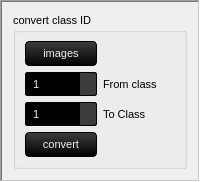
                 <widget class="QFrame" name="frame_24">
                  <property name="sizePolicy">
                   <sizepolicy hsizetype="Expanding" vsizetype="Expanding">
                    <horstretch>0</horstretch>
                    <verstretch>0</verstretch>
                   </sizepolicy>
                  </property>
                  <property name="maximumSize">
                   <size>
                    <width>16777215</width>
                    <height>400</height>
                   </size>
                  </property>
                  <property name="frameShape">
                   <enum>QFrame::WinPanel</enum>
                  </property>
                  <property name="frameShadow">
                   <enum>QFrame::Sunken</enum>
                  </property>
                  <layout class="QVBoxLayout" name="verticalLayout_19">
                   <item>
                    <widget class="QGroupBox" name="groupBox_9">
                     <property name="font">
                      <font>
                       <family>MS Shell Dlg 2</family>
                       <pointsize>8</pointsize>
                       <weight>9</weight>
                       <italic>false</italic>
                       <bold>false</bold>
                      </font>
                     </property>
                     <property name="title">
                      <string>convert class ID </string>
                     </property>
                     <layout class="QGridLayout" name="gridLayout_18">
                      <item row="0" column="0">
                       <widget class="QPushButton" name="select_images">
                        <property name="sizePolicy">
                         <sizepolicy hsizetype="Minimum" vsizetype="Fixed">
                          <horstretch>0</horstretch>
                          <verstretch>0</verstretch>
                         </sizepolicy>
                        </property>
                        <property name="minimumSize">
                         <size>
                          <width>0</width>
                          <height>0</height>
                         </size>
                        </property>
                        <property name="styleSheet">
                         <string notr="true">QPushButton {
    background-color: qlineargradient(spread:repeat, x1:1, y1:0, x2:1, y2:1, stop:0 rgb(59, 61, 62), stop:1 rgb(0, 0, 0));
    color: rgb(238, 238, 238);
  	font-size: 8pt;

    border-style: solid;
    border-width: 1px;
    border-radius: 4px;
    border-color: rgb(0, 0, 0);
    padding: 5px;
}

QPushButton:flat {
    background-color: transparent;
    border: none;
    color: rgb(238, 238, 238);
}

QPushButton:disabled {
    background-color: #404040;
    color: #656565;
    border-color: rgb(0, 0, 0);
}

QPushButton:hover {
    background-color: rgba(236, 157, 0, 51);
    border: 1px solid rgb(236, 157, 0);
}

QPushButton:pressed {
    background-color: qlineargradient(spread:repeat, x1:1, y1:0, x2:1, y2:1, stop:0 rgb(28, 28, 32), stop:1 rgb(0, 0, 0));
    border: 1px solid rgb(236, 157, 0);
}

QPushButton:checked {
    background-color: qlineargradient(spread:repeat, x1:1, y1:0, x2:1, y2:1, stop:0 rgb(28, 28, 32), stop:1 rgb(0, 0, 0));
    border: 1px solid #222;
}</string>
                        </property>
                        <property name="text">
                         <string>images</string>
                        </property>
                       </widget>
                      </item>
                      <item row="2" column="1">
                       <widget class="QLabel" name="label_32">
                        <property name="maximumSize">
                         <size>
                          <width>16777215</width>
                          <height>20</height>
                         </size>
                        </property>
                        <property name="text">
                         <string>From class</string>
                        </property>
                       </widget>
                      </item>
                      <item row="5" column="0">
                       <widget class="QPushButton" name="convert_class">
                        <property name="sizePolicy">
                         <sizepolicy hsizetype="Minimum" vsizetype="Fixed">
                          <horstretch>0</horstretch>
                          <verstretch>0</verstretch>
                         </sizepolicy>
                        </property>
                        <property name="minimumSize">
                         <size>
                          <width>0</width>
                          <height>0</height>
                         </size>
                        </property>
                        <property name="styleSheet">
                         <string notr="true">QPushButton {
    background-color: qlineargradient(spread:repeat, x1:1, y1:0, x2:1, y2:1, stop:0 rgb(59, 61, 62), stop:1 rgb(0, 0, 0));
    color: rgb(238, 238, 238);
  	font-size: 8pt;

    border-style: solid;
    border-width: 1px;
    border-radius: 4px;
    border-color: rgb(0, 0, 0);
    padding: 5px;
}

QPushButton:flat {
    background-color: transparent;
    border: none;
    color: rgb(238, 238, 238);
}

QPushButton:disabled {
    background-color: #404040;
    color: #656565;
    border-color: rgb(0, 0, 0);
}

QPushButton:hover {
    background-color: rgba(236, 157, 0, 51);
    border: 1px solid rgb(236, 157, 0);
}

QPushButton:pressed {
    background-color: qlineargradient(spread:repeat, x1:1, y1:0, x2:1, y2:1, stop:0 rgb(28, 28, 32), stop:1 rgb(0, 0, 0));
    border: 1px solid rgb(236, 157, 0);
}

QPushButton:checked {
    background-color: qlineargradient(spread:repeat, x1:1, y1:0, x2:1, y2:1, stop:0 rgb(28, 28, 32), stop:1 rgb(0, 0, 0));
    border: 1px solid #222;
}</string>
                        </property>
                        <property name="text">
                         <string>convert</string>
                        </property>
                       </widget>
                      </item>
                      <item row="4" column="1">
                       <widget class="QLabel" name="label_35">
                        <property name="maximumSize">
                         <size>
                          <width>16777215</width>
                          <height>20</height>
                         </size>
                        </property>
                        <property name="text">
                         <string>To Class</string>
                        </property>
                       </widget>
                      </item>
                      <item row="4" column="0">
                       <widget class="QSpinBox" name="to_class">
                        <property name="maximumSize">
                         <size>
                          <width>16777215</width>
                          <height>16777215</height>
                         </size>
                        </property>
                        <property name="styleSheet">
                         <string notr="true">QSpinBox, QDoubleSpinBox, QDateTimeEdit {
    background-color: rgb(0, 0, 0) /*bg_gen*/;
    color: rgb(238, 238, 238) /*txt*/;
    border: 1px solid #000;
    padding: 3px;
    padding-left: 5px;
    border-radius: 2px;
}

QDoubleSpinBox::up-button, QSpinBox::up-button, QDateTimeEdit::up-button {
    border-top-right-radius: 2px;
    background-color: rgb(59, 61, 62) /*bg_alt*/;
    width: 16px;
    border-width: 1px;
}

QDoubleSpinBox::up-button:hover, QSpinBox::up-button:hover, QDateTimeEdit::up-button:hover {
    background-color: orange;
}

QDoubleSpinBox::up-button:pressed, QSpinBox::up-button:pressed, QDateTimeEdit::up-button:pressed {
    background-color: red;
}

QDoubleSpinBox::up-arrow, QSpinBox::up-arrow, QDateTimeEdit::up-arrow {
    image: url(:/16x16/icons/16x16/up.gif);
    width: 7px;
    height: 7px;
}

QDoubleSpinBox::down-button, QSpinBox::down-button, QDateTimeEdit::down-button {
    border-bottom-right-radius: 2px;
    background-color: rgb(59, 61, 62) /*bg_alt*/;
    width: 16px;
    border-width: 1px;
}

QDoubleSpinBox::down-button:hover, QSpinBox::down-button:hover, QDateTimeEdit::down-button:hover {
    background-color: orange;
}

QDoubleSpinBox::down-button:pressed, QSpinBox::down-button:pressed, QDateTimeEdit::down-button:pressed {
    background-color: red;
}

QDoubleSpinBox::down-arrow, QSpinBox::down-arrow, QDateTimeEdit::down-arrow {
    image: url(:/16x16/icons/16x16/down.gif);
    width: 7px;
    height: 7px;
}</string>
                        </property>
                        <property name="minimum">
                         <number>0</number>
                        </property>
                        <property name="maximum">
                         <number>2016</number>
                        </property>
                        <property name="singleStep">
                         <number>1</number>
                        </property>
                        <property name="value">
                         <number>1</number>
                        </property>
                       </widget>
                      </item>
                      <item row="2" column="0">
                       <widget class="QSpinBox" name="from_class">
                        <property name="sizePolicy">
                         <sizepolicy hsizetype="Minimum" vsizetype="Fixed">
                          <horstretch>0</horstretch>
                          <verstretch>0</verstretch>
                         </sizepolicy>
                        </property>
                        <property name="maximumSize">
                         <size>
                          <width>16777215</width>
                          <height>16777215</height>
                         </size>
                        </property>
                        <property name="styleSheet">
                         <string notr="true">QSpinBox, QDoubleSpinBox, QDateTimeEdit {
    background-color: rgb(0, 0, 0) /*bg_gen*/;
    color: rgb(238, 238, 238) /*txt*/;
    border: 1px solid #000;
    padding: 3px;
    padding-left: 5px;
    border-radius: 2px;
}

QDoubleSpinBox::up-button, QSpinBox::up-button, QDateTimeEdit::up-button {
    border-top-right-radius: 2px;
    background-color: rgb(59, 61, 62) /*bg_alt*/;
    width: 16px;
    border-width: 1px;
}

QDoubleSpinBox::up-button:hover, QSpinBox::up-button:hover, QDateTimeEdit::up-button:hover {
    background-color: orange;
}

QDoubleSpinBox::up-button:pressed, QSpinBox::up-button:pressed, QDateTimeEdit::up-button:pressed {
    background-color: red;
}

QDoubleSpinBox::up-arrow, QSpinBox::up-arrow, QDateTimeEdit::up-arrow {
    image: url(:/16x16/icons/16x16/up.gif);
    width: 7px;
    height: 7px;
}

QDoubleSpinBox::down-button, QSpinBox::down-button, QDateTimeEdit::down-button {
    border-bottom-right-radius: 2px;
    background-color: rgb(59, 61, 62) /*bg_alt*/;
    width: 16px;
    border-width: 1px;
}

QDoubleSpinBox::down-button:hover, QSpinBox::down-button:hover, QDateTimeEdit::down-button:hover {
    background-color: orange;
}

QDoubleSpinBox::down-button:pressed, QSpinBox::down-button:pressed, QDateTimeEdit::down-button:pressed {
    background-color: red;
}

QDoubleSpinBox::down-arrow, QSpinBox::down-arrow, QDateTimeEdit::down-arrow {
    image: url(:/16x16/icons/16x16/down.gif);
    width: 7px;
    height: 7px;
}</string>
                        </property>
                        <property name="minimum">
                         <number>0</number>
                        </property>
                        <property name="maximum">
                         <number>2016</number>
                        </property>
                        <property name="singleStep">
                         <number>1</number>
                        </property>
                        <property name="value">
                         <number>1</number>
                        </property>
                       </widget>
                      </item>
                     </layout>
                    </widget>
                   </item>
                  </layout>
                 </widget>
